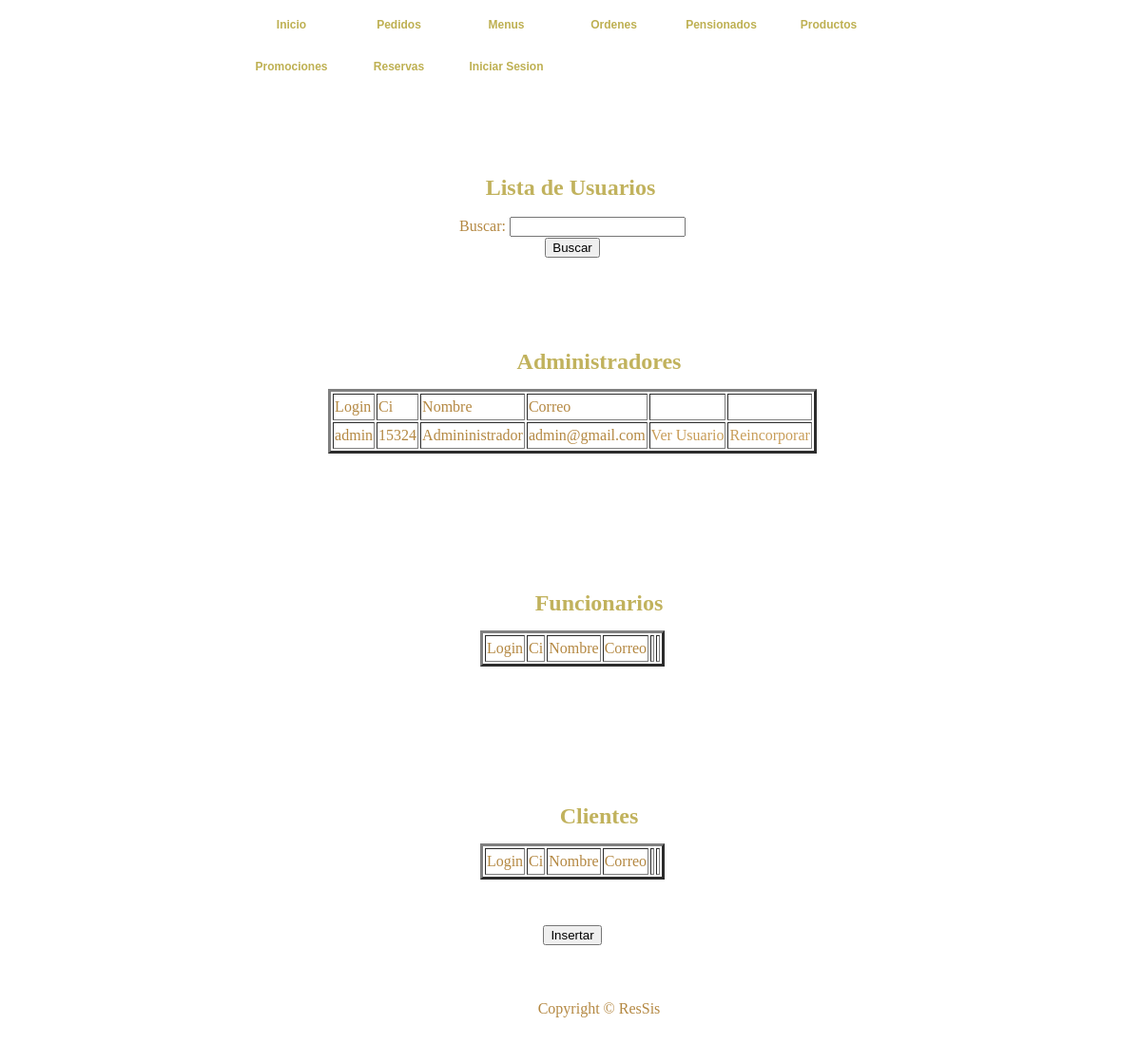
Before: /Usuarios/listaUsuarios.php (signed in) with the older database file.
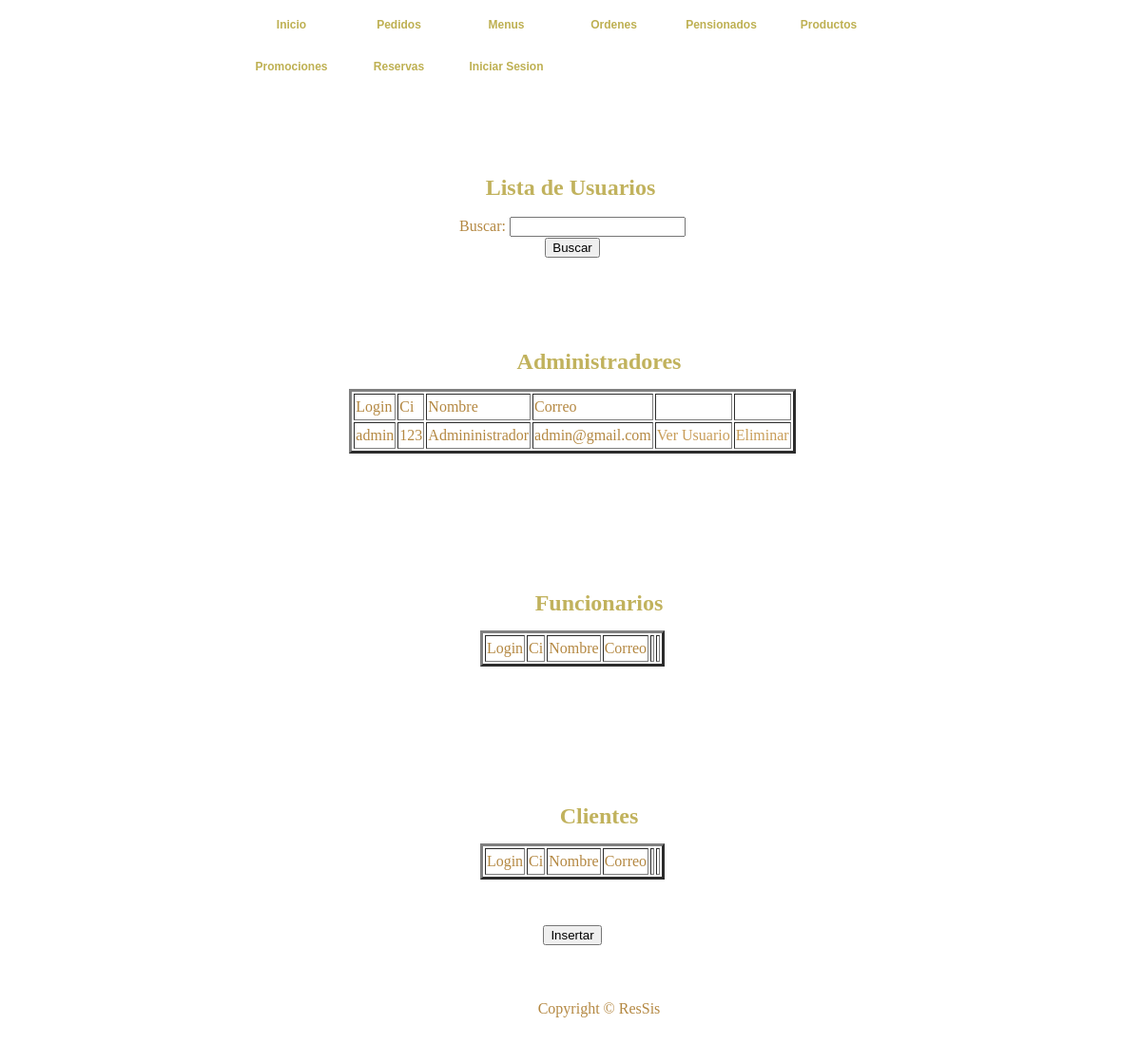
After: the same page with the newer database file.
### tables this page shows
CREATE TABLE IF NOT EXISTS `usuarios` (
  `login` varchar(12) NOT NULL,
  `password` varchar(100) NOT NULL,
  `ci` bigint(12) NOT NULL,
  `nombre` varchar(40) NOT NULL,
  `correo` varchar(30) NOT NULL,
  `rol` int(1) NOT NULL,
  `direccion` varchar(50) DEFAULT NULL,
  `telefono` bigint(12) DEFAULT NULL,
  `estado` tinyint(1) NOT NULL,
  PRIMARY KEY (`login`)
);

### Usuarios/listaUsuarios.php (the view, shortened to what this page needs)
<!DOCTYPE html PUBLIC "-//W3C//DTD XHTML 1.0 Transitional//EN" "http://www.w3.org/TR/xhtml1/DTD/xhtml1-transitional.dtd">
<HTML xmlns="http://www.w3.org/1999/xhtml">
	<HEAD>
			<link href="../CSS/templatemo_style.css" rel="stylesheet" type="text/css" />
	</HEAD>
	<BODY>
		<?php
		function llenarTabla($rol){
			$res=mysql_query("SELECT * FROM usuarios WHERE rol='$rol'");
			while($row=mysql_fetch_row($res)){
				$estado=$row[8];
				$login=$row[0];
				echo "<TR>";
				echo "<TD>".$row[0]."</TD>";
				echo "<TD>".$row[2]."</TD>";
				echo "<TD>".$row[3]."</TD>";
				echo "<TD>".$row[4]."</TD>";
				echo "<TD>"."<a href=\"ver_perfil.php?aux=$login\">Ver Usuario</a>"."</TD>";
				if ($estado=='1') {
					echo "<TD>"."<a href=\"eliminar_usuario.php?aux=$login&estado=$estado\">Eliminar</a>"."</TD>";
				} else {
					echo "<TD>"."<a href=\"eliminar_usuario.php?aux=$login&estado=$estado\">Reincorporar</a>"."</TD>";
				}
				echo "</TR>";
			}
		}
		?>
<div id="templatemo_container">
			<div class="templatemo_topmenu">
				<ul>
      				<li><a href="../index.html" >Inicio</a></li>
      				<li><a href="../Pedidos/index.php" >Pedidos</a></li>
      				<li><a href="../Menus/listaMenuDiario.php" >Menus</a></li>
				    <li><a href="../Ordenes/index.php">Ordenes</a></li>
				    <li><a href="../Pensionados/listaPensionados.php">Pensionados</a></li>
				    <li><a href="../Productos/listaProductos.php">Productos</a></li>
				    <li><a href="../principalMarketing.php">Promociones</a></li>
				    <li><a href="../Reservas/index.php" >Reservas</a></li>
				    <li><a href="listaUsuarios.php" class="current">Iniciar Sesion</a></li>
      			</ul>
			 </div>
			<div id="templatemo_topsection">Lista de Usuarios<br></div>
			<BR>
		<div id="templatemo_content_section">
		<CENTER>
		<FORM NAME="Datos" Method="POST" Action="listaUsuarios.php">
			Buscar: <INPUT TYPE=Text NAME="buscar" VALUE=""><BR>
			<INPUT TYPE=Submit NAME="Buscar" VALUE="Buscar"><DD></DD>
		</FORM>
		<div id="templatemo_topsection">Administradores<br></div>
			<TABLE BORDER=3>
				<TR>
					<TD>Login</TD>
					<TD>Ci</TD>
					<TD>Nombre</TD>
					<TD>Correo</TD>
					<TD></TD>
					<TD></TD>
				</TR>
				<?php
				if(isset($_POST["Buscar"]))
				{
					llenarTablaBusqueda(1);
				}else{
					llenarTabla(1);
				}
				?>
			</TABLE>
			<BR><BR>
			<div id="templatemo_topsection">Funcionarios<br></div>
			<TABLE BORDER=3>
				<TR>
					<TD>Login</TD>
					<TD>Ci</TD>
					<TD>Nombre</TD>
					<TD>Correo</TD>
					<TD></TD>
					<TD></TD>
				</TR>
			</TABLE>
			<BR><BR>
			<div id="templatemo_topsection">Clientes<br></div>
			<TABLE BORDER=3>
				<TR>
					<TD>Login</TD>
					<TD>Ci</TD>
					<TD>Nombre</TD>
					<TD>Correo</TD>
					<TD></TD>
					<TD></TD>
				</TR>
			</TABLE>
			<BR><BR>
			<FORM Action="crearUsuario.php">
				<INPUT TYPE=Submit NAME="Insertar" VALUE="Insertar">
			</FORM>
	</CENTER>
		<div id="templatemo_footer">Copyright © ResSis</div>
	</BODY>
</HTML>

Changed rows visible on the page:
changed usuarios "admin": ci "15324" → "123"; text "Reincorporar" → "Eliminar"
